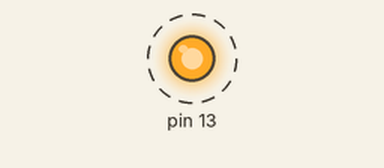
Simulated run of this sketch. Board: Arduino Uno, built with avr-gcc and run on an emulated ATmega328P. On the bench: output pins drawn as LEDs (lit = HIGH). Dashed ring = blinking. What the sketch prints to the serial monitor is not drawn.

Above: at 0.5 s.
Timing chart, 0 to 4.6 s (numbered marks = the images above):
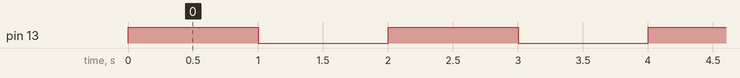

Measured:
- by itself, pin 13: alternates HIGH for 1.0 s and LOW for 1.0 s

The sketch:

sketch_jan26a.ino
```cpp
void setup() {
  // put your setup code here, to run once:
  pinMode(13, HIGH);
  Serial.begin(4800);
}

void loop() {
  // put your main code here, to run repeatedly:
  digitalWrite(13, HIGH);
  delay(1000);
  digitalWrite(13, LOW);
  delay(1000);
  Serial.println("Hello");
}
```
